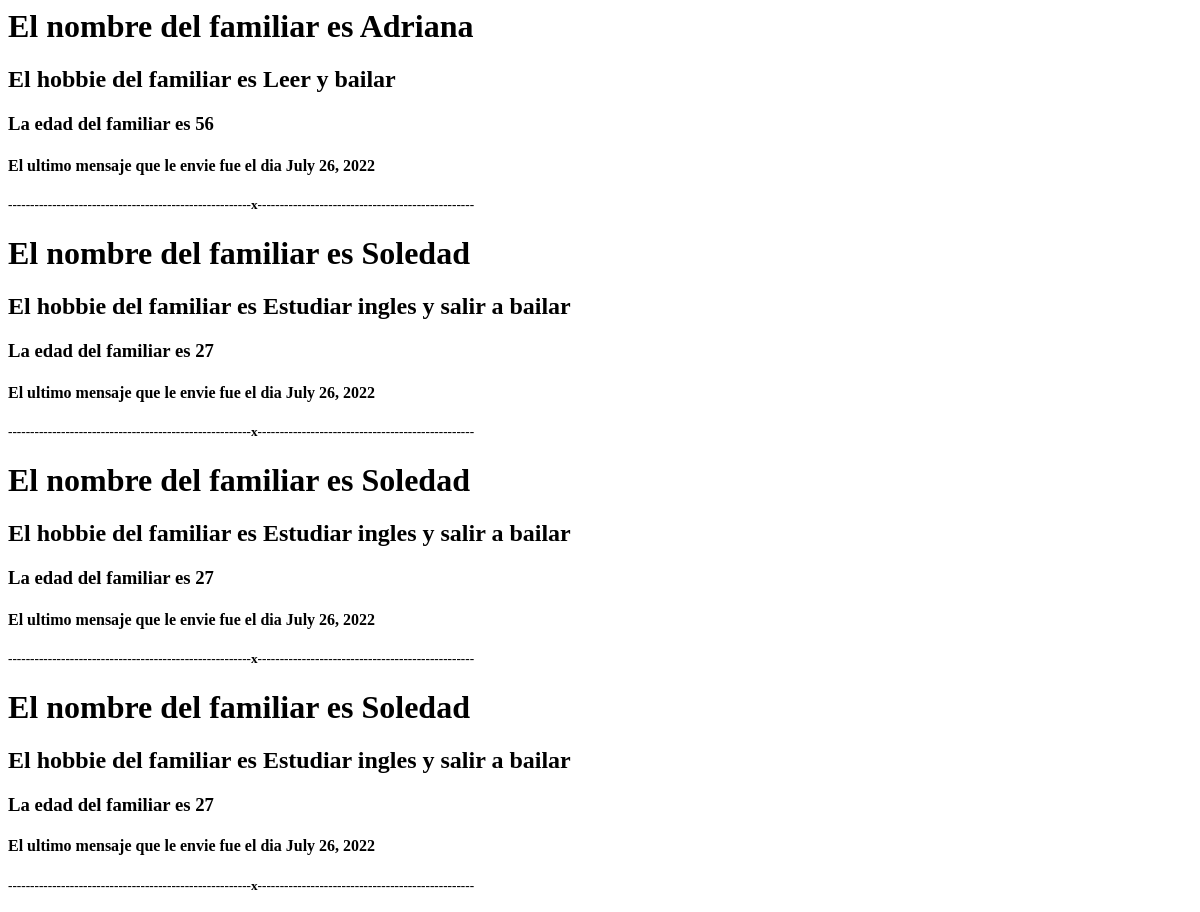
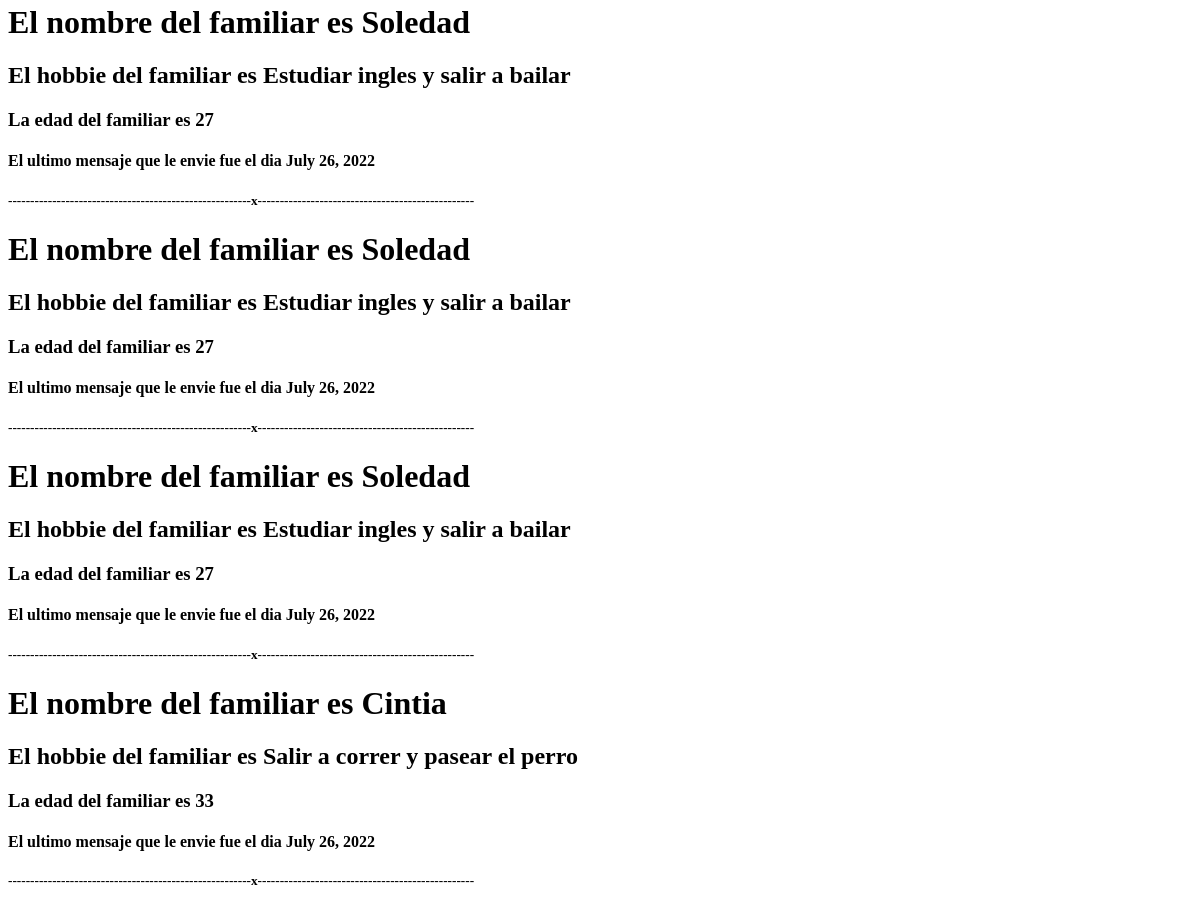
Before: /lista-familiares/ with the older database file (2 pictures, top to bottom).
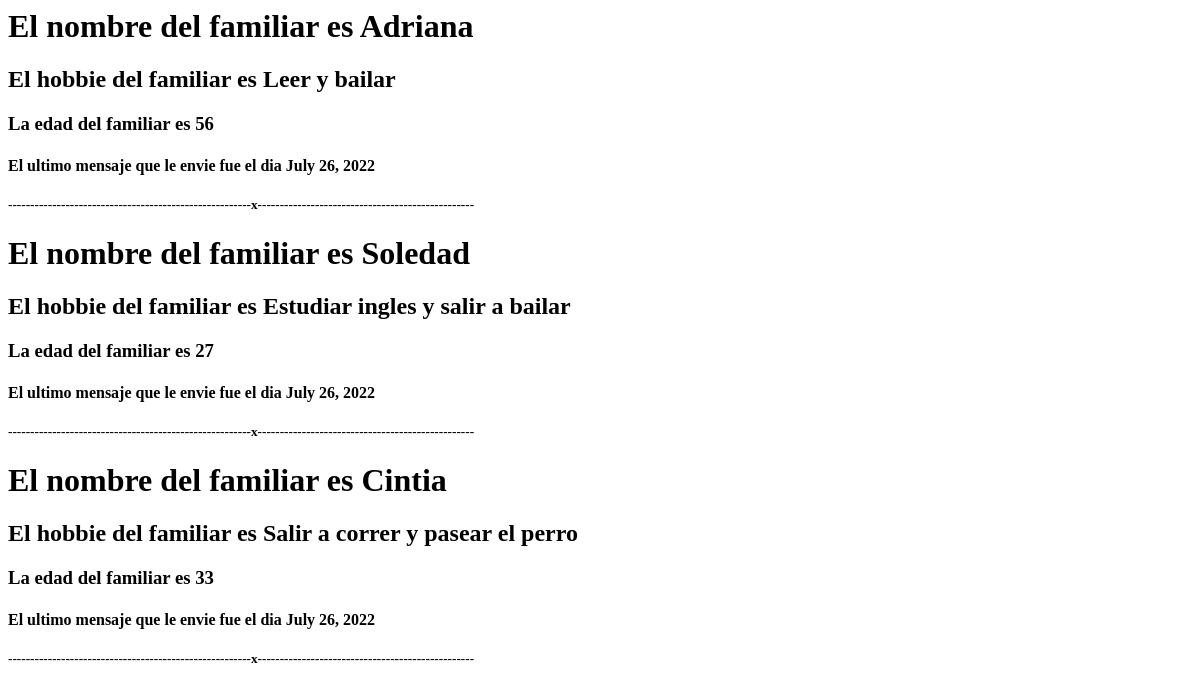
After: the same page with the newer database file.
### familiares/models.py (models this page shows)
class Familiares(models.Model):
    nombre=models.CharField(max_length=50)
    apellido=models.CharField(max_length=50)
    hobbie=models.CharField(max_length=500,null=True,blank=True)
    edad=models.IntegerField()
    is_active= models.BooleanField(default=True)
    ultimo_mensaje_enviado= models.DateField(auto_now_add=True, null=True, blank=True)

### familiares/views.py (the view)
# urls.py: path('lista-familiares/', lista_familiares, name='lista-familiares')
def lista_familiares(request):
    familia = Familiares.objects.all()
    context={
        'familia': familia
    }
    return render (request,'lista-familiares.html',context=context)

### templates/lista-familiares.html
{% for familias in familia %}
    <h1>El nombre del familiar es {{familias.nombre}} {{nuevo_familiar.apellido}}</h1>
    <h2>El hobbie del familiar es {{familias.hobbie}}</h2>
    <h3>La edad del familiar es {{familias.edad}}</h3>
    <h4>El ultimo mensaje que le envie fue el dia {{familias.ultimo_mensaje_enviado}}</h4>
    <h5>-------------------------------------------------------x-------------------------------------------------</h5>
{% endfor %}

Changed rows visible on the page:
removed Familiares: nombre "Soledad", hobbie "Estudiar ingles y salir a bailar", edad "27", ultimo_mensaje_enviado "July 26, 2022"
removed Familiares: nombre "Soledad", hobbie "Estudiar ingles y salir a bailar", edad "27", ultimo_mensaje_enviado "July 26, 2022"
removed Familiares: nombre "Soledad", hobbie "Estudiar ingles y salir a bailar", edad "27", ultimo_mensaje_enviado "July 26, 2022"
removed Familiares: nombre "Soledad", hobbie "Estudiar ingles y salir a bailar", edad "27", ultimo_mensaje_enviado "July 26, 2022"
removed Familiares: nombre "Soledad", hobbie "Estudiar ingles y salir a bailar", edad "27", ultimo_mensaje_enviado "July 26, 2022"
